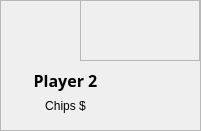
  <widget class="QFrame" name="P2">
   <property name="geometry">
    <rect>
     <x>720</x>
     <y>50</y>
     <width>201</width>
     <height>131</height>
    </rect>
   </property>
   <property name="frameShape">
    <enum>QFrame::StyledPanel</enum>
   </property>
   <property name="frameShadow">
    <enum>QFrame::Raised</enum>
   </property>
   <widget class="QLabel" name="NameP2">
    <property name="geometry">
     <rect>
      <x>30</x>
      <y>70</y>
      <width>71</width>
      <height>21</height>
     </rect>
    </property>
    <property name="font">
     <font>
      <family>Yu Gothic UI Semibold</family>
      <pointsize>12</pointsize>
      <bold>true</bold>
     </font>
    </property>
    <property name="styleSheet">
     <string notr="true">color: rgb(0, 0, 0);</string>
    </property>
    <property name="text">
     <string>Player 2</string>
    </property>
    <property name="alignment">
     <set>Qt::AlignCenter</set>
    </property>
   </widget>
   <widget class="QLabel" name="Player2">
    <property name="geometry">
     <rect>
      <x>0</x>
      <y>0</y>
      <width>131</width>
      <height>121</height>
     </rect>
    </property>
    <property name="text">
     <string/>
    </property>
    <property name="state" stdset="0">
     <string>P2off</string>
    </property>
   </widget>
   <widget class="QLabel" name="P2chips">
    <property name="geometry">
     <rect>
      <x>30</x>
      <y>90</y>
      <width>71</width>
      <height>31</height>
     </rect>
    </property>
    <property name="styleSheet">
     <string notr="true">color: rgb(0, 0, 0);</string>
    </property>
    <property name="text">
     <string>Chips $</string>
    </property>
    <property name="alignment">
     <set>Qt::AlignCenter</set>
    </property>
   </widget>
   <widget class="QFrame" name="balloonmsg2">
    <property name="enabled">
     <bool>true</bool>
    </property>
    <property name="geometry">
     <rect>
      <x>80</x>
      <y>0</y>
      <width>120</width>
      <height>61</height>
     </rect>
    </property>
    <property name="frameShape">
     <enum>QFrame::StyledPanel</enum>
    </property>
    <property name="frameShadow">
     <enum>QFrame::Raised</enum>
    </property>
    <property name="state" stdset="0">
     <string/>
    </property>
    <widget class="QLabel" name="msg2">
     <property name="geometry">
      <rect>
       <x>38</x>
       <y>10</y>
       <width>61</width>
       <height>31</height>
      </rect>
     </property>
     <property name="font">
      <font>
       <family>Yu Gothic UI Semibold</family>
       <pointsize>12</pointsize>
       <bold>true</bold>
      </font>
     </property>
     <property name="styleSheet">
      <string notr="true">color: rgb(0, 0, 0);</string>
     </property>
     <property name="text">
      <string/>
     </property>
    </widget>
   </widget>
   <zorder>Player2</zorder>
   <zorder>NameP2</zorder>
   <zorder>P2chips</zorder>
   <zorder>balloonmsg2</zorder>
  </widget>
